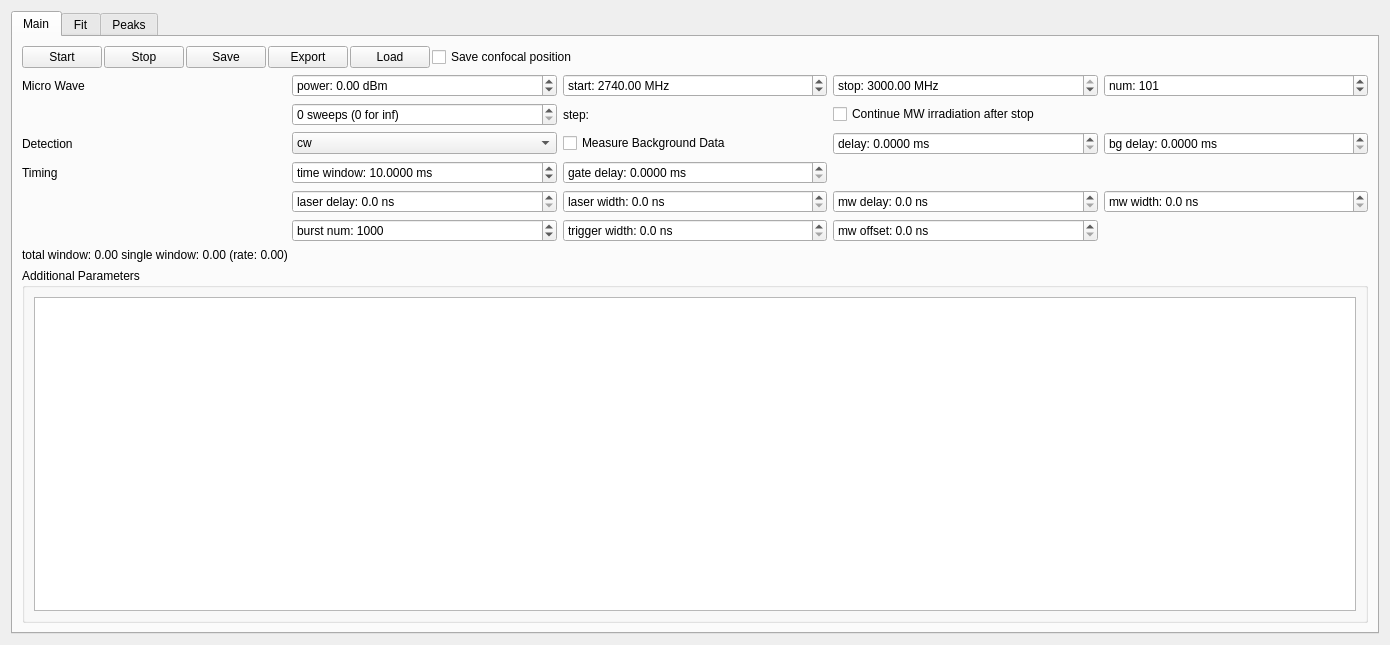
<?xml version="1.0" encoding="UTF-8"?>
<ui version="4.0">
 <class>ODMR</class>
 <widget class="QWidget" name="ODMR">
  <property name="geometry">
   <rect>
    <x>0</x>
    <y>0</y>
    <width>1390</width>
    <height>645</height>
   </rect>
  </property>
  <property name="windowTitle">
   <string>ODMR</string>
  </property>
  <layout class="QVBoxLayout" name="verticalLayout_2">
   <item>
    <widget class="QTabWidget" name="tabWidget">
     <property name="sizePolicy">
      <sizepolicy hsizetype="Expanding" vsizetype="Preferred">
       <horstretch>0</horstretch>
       <verstretch>0</verstretch>
      </sizepolicy>
     </property>
     <property name="currentIndex">
      <number>0</number>
     </property>
     <widget class="QWidget" name="measTab">
      <attribute name="title">
       <string>Main</string>
      </attribute>
      <layout class="QVBoxLayout" name="verticalLayout">
       <item>
        <layout class="QHBoxLayout" name="horizontalLayout">
         <property name="spacing">
          <number>2</number>
         </property>
         <item>
          <widget class="QPushButton" name="startButton">
           <property name="text">
            <string>Start</string>
           </property>
          </widget>
         </item>
         <item>
          <widget class="QPushButton" name="stopButton">
           <property name="text">
            <string>Stop</string>
           </property>
          </widget>
         </item>
         <item>
          <widget class="QPushButton" name="saveButton">
           <property name="text">
            <string>Save</string>
           </property>
          </widget>
         </item>
         <item>
          <widget class="QPushButton" name="exportButton">
           <property name="text">
            <string>Export</string>
           </property>
          </widget>
         </item>
         <item>
          <widget class="QPushButton" name="loadButton">
           <property name="text">
            <string>Load</string>
           </property>
          </widget>
         </item>
         <item>
          <widget class="QCheckBox" name="saveconfocalBox">
           <property name="text">
            <string>Save confocal position</string>
           </property>
          </widget>
         </item>
         <item>
          <spacer name="horizontalSpacer_3">
           <property name="orientation">
            <enum>Qt::Horizontal</enum>
           </property>
           <property name="sizeType">
            <enum>QSizePolicy::Expanding</enum>
           </property>
           <property name="sizeHint" stdset="0">
            <size>
             <width>100</width>
             <height>20</height>
            </size>
           </property>
          </spacer>
         </item>
        </layout>
       </item>
       <item>
        <layout class="QGridLayout" name="gridLayout_2">
         <item row="2" column="1">
          <widget class="QComboBox" name="methodBox">
           <item>
            <property name="text">
             <string>cw</string>
            </property>
           </item>
           <item>
            <property name="text">
             <string>pulse</string>
            </property>
           </item>
          </widget>
         </item>
         <item row="3" column="1">
          <widget class="QDoubleSpinBox" name="windowBox">
           <property name="prefix">
            <string>time window: </string>
           </property>
           <property name="suffix">
            <string> ms</string>
           </property>
           <property name="decimals">
            <number>4</number>
           </property>
           <property name="minimum">
            <double>0.100000000000000</double>
           </property>
           <property name="maximum">
            <double>1000.000000000000000</double>
           </property>
           <property name="value">
            <double>10.000000000000000</double>
           </property>
          </widget>
         </item>
         <item row="5" column="1">
          <widget class="QSpinBox" name="bnumBox">
           <property name="suffix">
            <string/>
           </property>
           <property name="prefix">
            <string>burst num: </string>
           </property>
           <property name="minimum">
            <number>1</number>
           </property>
           <property name="maximum">
            <number>999999</number>
           </property>
           <property name="singleStep">
            <number>100</number>
           </property>
           <property name="value">
            <number>1000</number>
           </property>
          </widget>
         </item>
         <item row="4" column="4">
          <widget class="QDoubleSpinBox" name="mwwidthBox">
           <property name="prefix">
            <string>mw width: </string>
           </property>
           <property name="suffix">
            <string> ns</string>
           </property>
           <property name="decimals">
            <number>1</number>
           </property>
           <property name="singleStep">
            <double>10.000000000000000</double>
           </property>
          </widget>
         </item>
         <item row="2" column="0">
          <widget class="QLabel" name="label">
           <property name="text">
            <string>Detection</string>
           </property>
          </widget>
         </item>
         <item row="0" column="4">
          <widget class="QSpinBox" name="numBox">
           <property name="suffix">
            <string/>
           </property>
           <property name="prefix">
            <string>num: </string>
           </property>
           <property name="minimum">
            <number>2</number>
           </property>
           <property name="maximum">
            <number>99999</number>
           </property>
           <property name="value">
            <number>101</number>
           </property>
          </widget>
         </item>
         <item row="4" column="2">
          <widget class="QDoubleSpinBox" name="laserwidthBox">
           <property name="prefix">
            <string>laser width: </string>
           </property>
           <property name="suffix">
            <string> ns</string>
           </property>
           <property name="decimals">
            <number>1</number>
           </property>
           <property name="singleStep">
            <double>10.000000000000000</double>
           </property>
          </widget>
         </item>
         <item row="0" column="0">
          <widget class="QLabel" name="label_6">
           <property name="text">
            <string>Micro Wave</string>
           </property>
          </widget>
         </item>
         <item row="1" column="2">
          <widget class="QLabel" name="stepLabel">
           <property name="text">
            <string>step: </string>
           </property>
          </widget>
         </item>
         <item row="3" column="2">
          <widget class="QDoubleSpinBox" name="gatedelayBox">
           <property name="prefix">
            <string>gate delay: </string>
           </property>
           <property name="suffix">
            <string> ms</string>
           </property>
           <property name="decimals">
            <number>4</number>
           </property>
          </widget>
         </item>
         <item row="2" column="3">
          <widget class="QDoubleSpinBox" name="delayBox">
           <property name="prefix">
            <string>delay: </string>
           </property>
           <property name="suffix">
            <string> ms</string>
           </property>
           <property name="decimals">
            <number>4</number>
           </property>
           <property name="maximum">
            <double>1000.000000000000000</double>
           </property>
          </widget>
         </item>
         <item row="0" column="3">
          <widget class="QDoubleSpinBox" name="stopBox">
           <property name="prefix">
            <string>stop: </string>
           </property>
           <property name="suffix">
            <string> MHz</string>
           </property>
           <property name="decimals">
            <number>2</number>
           </property>
           <property name="minimum">
            <double>10.000000000000000</double>
           </property>
           <property name="maximum">
            <double>3000.000000000000000</double>
           </property>
           <property name="singleStep">
            <double>100.000000000000000</double>
           </property>
           <property name="value">
            <double>3000.000000000000000</double>
           </property>
          </widget>
         </item>
         <item row="2" column="2">
          <widget class="QCheckBox" name="backgroundBox">
           <property name="text">
            <string>Measure Background Data</string>
           </property>
          </widget>
         </item>
         <item row="1" column="1">
          <widget class="QSpinBox" name="sweepsBox">
           <property name="suffix">
            <string> sweeps (0 for inf)</string>
           </property>
           <property name="prefix">
            <string/>
           </property>
           <property name="minimum">
            <number>0</number>
           </property>
           <property name="maximum">
            <number>999999</number>
           </property>
           <property name="singleStep">
            <number>1</number>
           </property>
           <property name="value">
            <number>0</number>
           </property>
          </widget>
         </item>
         <item row="3" column="0">
          <widget class="QLabel" name="label_2">
           <property name="text">
            <string>Timing</string>
           </property>
          </widget>
         </item>
         <item row="0" column="2">
          <widget class="QDoubleSpinBox" name="startBox">
           <property name="prefix">
            <string>start: </string>
           </property>
           <property name="suffix">
            <string> MHz</string>
           </property>
           <property name="decimals">
            <number>2</number>
           </property>
           <property name="minimum">
            <double>10.000000000000000</double>
           </property>
           <property name="maximum">
            <double>3000.000000000000000</double>
           </property>
           <property name="singleStep">
            <double>100.000000000000000</double>
           </property>
           <property name="value">
            <double>2740.000000000000000</double>
           </property>
          </widget>
         </item>
         <item row="4" column="1">
          <widget class="QDoubleSpinBox" name="laserdelayBox">
           <property name="enabled">
            <bool>true</bool>
           </property>
           <property name="prefix">
            <string>laser delay: </string>
           </property>
           <property name="suffix">
            <string> ns</string>
           </property>
           <property name="decimals">
            <number>1</number>
           </property>
           <property name="singleStep">
            <double>10.000000000000000</double>
           </property>
          </widget>
         </item>
         <item row="4" column="3">
          <widget class="QDoubleSpinBox" name="mwdelayBox">
           <property name="prefix">
            <string>mw delay: </string>
           </property>
           <property name="suffix">
            <string> ns</string>
           </property>
           <property name="decimals">
            <number>1</number>
           </property>
           <property name="singleStep">
            <double>10.000000000000000</double>
           </property>
          </widget>
         </item>
         <item row="5" column="2">
          <widget class="QDoubleSpinBox" name="triggerwidthBox">
           <property name="prefix">
            <string>trigger width: </string>
           </property>
           <property name="suffix">
            <string> ns</string>
           </property>
           <property name="decimals">
            <number>1</number>
           </property>
           <property name="singleStep">
            <double>10.000000000000000</double>
           </property>
          </widget>
         </item>
         <item row="2" column="4">
          <widget class="QDoubleSpinBox" name="bgdelayBox">
           <property name="prefix">
            <string>bg delay: </string>
           </property>
           <property name="suffix">
            <string> ms</string>
           </property>
           <property name="decimals">
            <number>4</number>
           </property>
           <property name="maximum">
            <double>1000.000000000000000</double>
           </property>
          </widget>
         </item>
         <item row="1" column="3">
          <widget class="QCheckBox" name="mwcontBox">
           <property name="text">
            <string>Continue MW irradiation after stop</string>
           </property>
          </widget>
         </item>
         <item row="0" column="1">
          <widget class="QDoubleSpinBox" name="powerBox">
           <property name="prefix">
            <string>power: </string>
           </property>
           <property name="suffix">
            <string> dBm</string>
           </property>
           <property name="minimum">
            <double>-65.000000000000000</double>
           </property>
           <property name="maximum">
            <double>54.000000000000000</double>
           </property>
           <property name="value">
            <double>0.000000000000000</double>
           </property>
          </widget>
         </item>
         <item row="5" column="3">
          <widget class="QDoubleSpinBox" name="mwoffsetBox">
           <property name="prefix">
            <string>mw offset: </string>
           </property>
           <property name="suffix">
            <string> ns</string>
           </property>
           <property name="decimals">
            <number>1</number>
           </property>
           <property name="singleStep">
            <double>10.000000000000000</double>
           </property>
          </widget>
         </item>
        </layout>
       </item>
       <item>
        <widget class="QLabel" name="pulseLabel">
         <property name="text">
          <string>total window: 0.00 single window: 0.00 (rate: 0.00)</string>
         </property>
        </widget>
       </item>
       <item>
        <widget class="QGroupBox" name="groupBox_4">
         <property name="title">
          <string>Additional Parameters</string>
         </property>
         <layout class="QVBoxLayout" name="verticalLayout_4">
          <item>
           <widget class="ParamTable" name="paramTable"/>
          </item>
         </layout>
        </widget>
       </item>
      </layout>
     </widget>
     <widget class="QWidget" name="fiTab">
      <attribute name="title">
       <string>Fit</string>
      </attribute>
     </widget>
     <widget class="QWidget" name="peaksTab">
      <property name="minimumSize">
       <size>
        <width>0</width>
        <height>0</height>
       </size>
      </property>
      <attribute name="title">
       <string>Peaks</string>
      </attribute>
     </widget>
    </widget>
   </item>
  </layout>
 </widget>
 <customwidgets>
  <customwidget>
   <class>ParamTable</class>
   <extends>QTableWidget</extends>
   <header>mahos.gui.param</header>
  </customwidget>
 </customwidgets>
 <tabstops>
  <tabstop>tabWidget</tabstop>
  <tabstop>startButton</tabstop>
  <tabstop>stopButton</tabstop>
  <tabstop>saveButton</tabstop>
  <tabstop>exportButton</tabstop>
  <tabstop>loadButton</tabstop>
  <tabstop>saveconfocalBox</tabstop>
  <tabstop>powerBox</tabstop>
  <tabstop>startBox</tabstop>
  <tabstop>stopBox</tabstop>
  <tabstop>numBox</tabstop>
  <tabstop>sweepsBox</tabstop>
  <tabstop>mwcontBox</tabstop>
  <tabstop>methodBox</tabstop>
  <tabstop>backgroundBox</tabstop>
  <tabstop>delayBox</tabstop>
  <tabstop>bgdelayBox</tabstop>
  <tabstop>windowBox</tabstop>
  <tabstop>gatedelayBox</tabstop>
  <tabstop>laserdelayBox</tabstop>
  <tabstop>laserwidthBox</tabstop>
  <tabstop>mwdelayBox</tabstop>
  <tabstop>mwwidthBox</tabstop>
  <tabstop>bnumBox</tabstop>
  <tabstop>triggerwidthBox</tabstop>
  <tabstop>mwoffsetBox</tabstop>
  <tabstop>paramTable</tabstop>
 </tabstops>
 <resources/>
 <connections/>
</ui>
